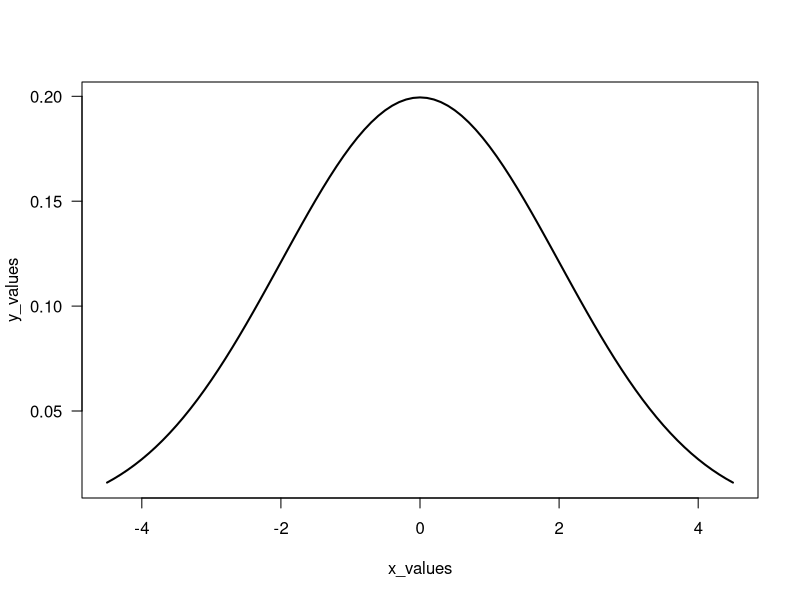
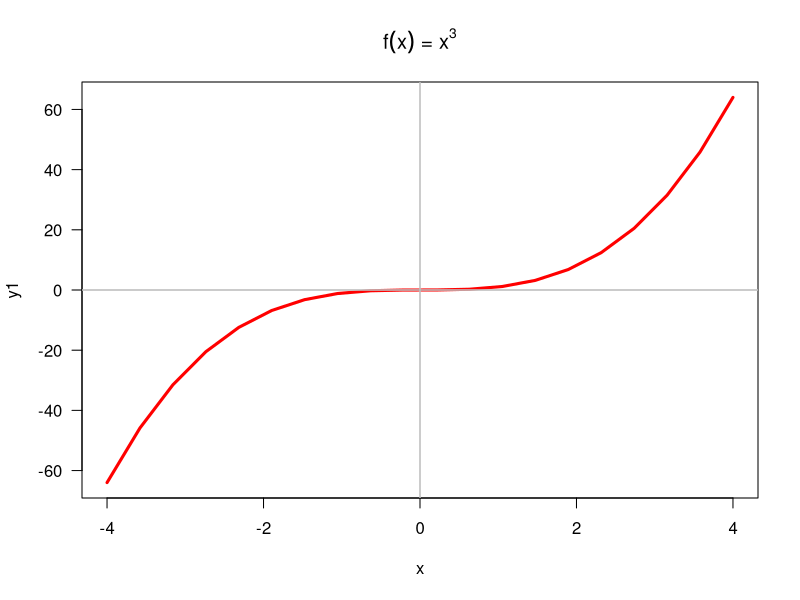
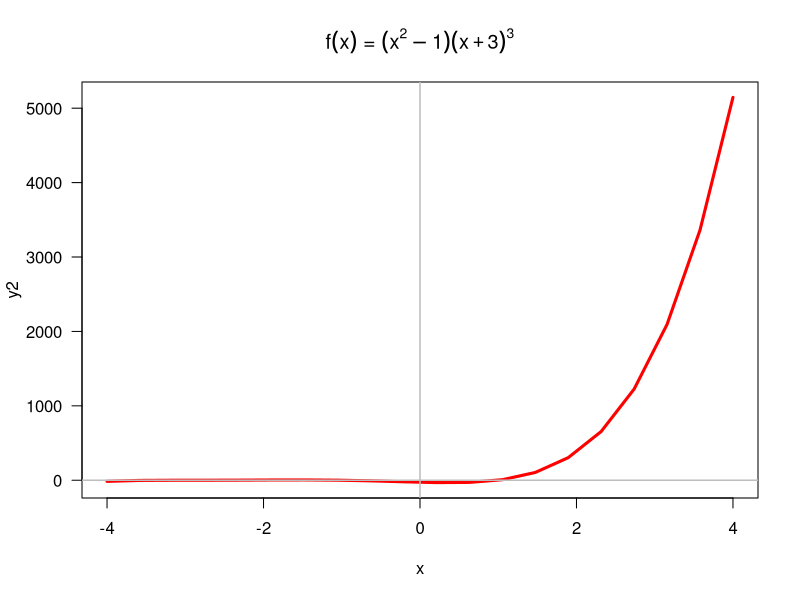
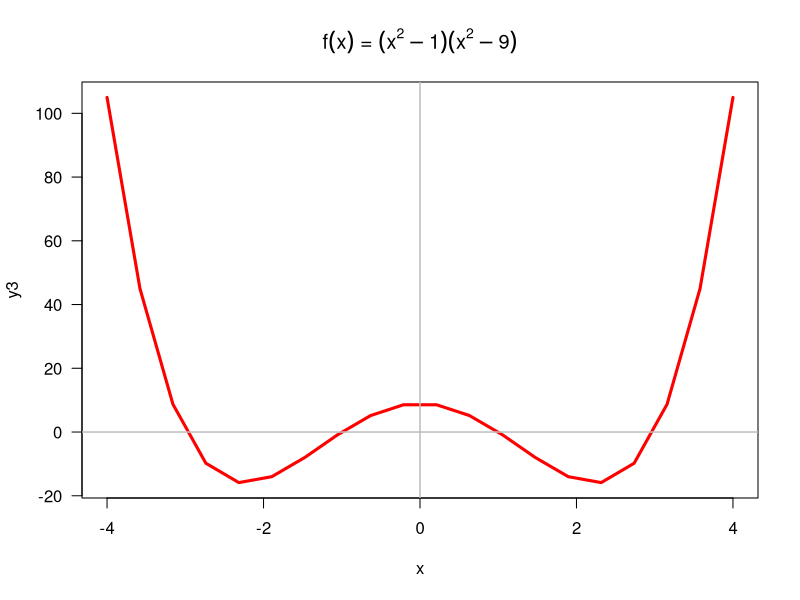

The R source for these figures, in order:
## ---- chunk 1
knitr::opts_chunk$set(echo = TRUE)
## ---- chunk 2
f <- function(x){
  x*x
}
g <- function(x){
  2*x + 5
}
## ---- chunk 3
f(2)
f(-5)

g(0)
g(-5/2)
## ---- chunk 4
fog <- function(x){
  f(g(x))
}
gof <- function(x){
  g(f(x))
}
## ---- chunk 5
fog(2)
fog(-5)

gof(0)
gof(-5/2)
## ---- chunk 6
pythagoras <- function(a, b){
  sqrt(a^2 + b^2)
}
## ---- chunk 7
pythagoras(3, 4)
## ---- chunk 8
pythagoras <- function(a, b = a){
  sqrt(a^2 + b^2)
}
## ---- chunk 9
pythagoras(5)
## ---- chunk 10
miles2kms <- function(x){
  1.6*x
}
## ---- chunk 11
miles <- c(seq(1, 10, 1), seq(10, 100, 10))
mydat <- data.frame(list(
  miles = miles
))
mydat$kms <- miles2kms(miles)
mydat
## ---- chunk 12
gallon2liters <- function(x){
  3.78541*x
}
liters2gallon <- function(x){
  x*x/gallon2liters(x)
}
## ---- chunk 13
liters <- c(seq(1, 10, 1), seq(10, 100, 10))
gallons <- liters2gallon(liters)
mydat2 <- data.frame(list(
  liters = liters, 
  gallons = gallons  
))
mydat2
## ---- chunk 14
seconds2years <- function(x){
  x/60/60/24/365
}
seconds2years(10^9)
## ---- chunk 15
gaussian <- function(x, m, s){
  exp(-((x - m)/s)^2/2)/(s*sqrt(2*pi))
}
gaussian(1, 0, 2)
dnorm(1, 0, 2)
## ---- chunk 16
x_values <- seq(-4.5, 4.5, 0.1)
y_values <- gaussian(x_values, 0, 2)
plot(x_values, y_values, las = 1, type = "l", lwd = 2)
## ---- chunk 17
poly1 <- function(x){
  x^3
}
poly2 <- function(x){
  (x^2-1)*(x+3)^3
}
poly3 <- function(x){
  (x^2-1)*(x^2-9)
}
## ---- chunk 18
x <- seq(-4, 4, length.out = 20)
y1 <- poly1(x)
y2 <- poly2(x)
y3 <- poly3(x)

plot(x, y1, type = 'l', lwd = 3, col = "red", las = 1)
abline(h = 0, v = 0, col = "gray", lwd = 1.5)
title(main = expression(paste(f(x), ' = ', x^3)))

plot(x, y2, type = "l", lwd = 3, col = "red", las = 1, 
     main = expression(paste(f(x), " = ", (x^2 - 1), (x + 3)^3)))
abline(h = 0, v = 0, col = "gray", lwd = 1.5)

plot(x, y3, type = "l", lwd = 3, col = "red", las = 1)
abline(h = 0, v = 0, col = "gray", lwd = 1.5)
title(main = expression(paste(f(x), " = ", (x^2 - 1), (x^2 - 9))))
## ---- chunk 19
descriptive <- function(x){
  sm <- summary(x)
  min <- sm[1]
  q1 <- sm[2]
  median <- sm[3]
  mean <- sm[4]
  q3 <- sm[5]
  max <- sm[6]
  range <- max - min
  iqr = IQR(x)
  sd = sd(x)
}
## ---- chunk 20
combinations <- function(n, k){
  factorial(n)/factorial(k)/factorial(n-k)
}
combinations(n = 5, k = 2)

binom_prob <- function(n, k, prob){
  combinations(n, k)*prob^k*(1 - prob)^(n - k)
}
binom_prob(n = 5, k = 2, prob = 0.5)
## ---- chunk 21
myprob <- binom_prob(n = 5, k = 3:5, prob = 0.35)
sum(myprob)
## ---- chunk 22
myprob2 <- binom_prob(n = 10, k = 3, prob = 1/6)
myprob2
## ---- chunk 23
z <- 100*pi
if (z > 100){
  z <- 100
} else if (z < 0){
  z <- 0
} else {
  z
}
## ---- chunk 24
is_even <- function(x) {
  if ((x %% 2) == 0) {
    TRUE
  } else if ((x %% 2) == 1) {
    FALSE
  } else {
    NA
  }
}
is_even(10)
is_even(33)

## ---- chunk 25
is_odd <- function(x){
  if (is_even(x) == FALSE ) {
    TRUE
  } else if (is_even(x) == TRUE) {
    FALSE
  } else {
    NA
  }
}
is_odd(1)
is_odd(4)

## ---- chunk 26
grade <- function(score){
  if (score <= 100 & score >= 90) {
    "A"
  } else if (score < 90 & score >= 80) {
    "B"
  } else if (score < 80 & score >= 70) {
    "C"
  } else if (score < 70 & score >= 60) {
    "D"
  } else if (score < 60) {
    "F"
  } else {
    stop("score must be a number between 0 and 100")
  }
}
grade(score = 90)
grade(score = 89.9999)
grade(score = 70.0000001)
grade(score = 50)

## ---- chunk 27
miles2inches <- function(x = 1) {
  63360*x
}
miles2feet <- function(x = 1) {
  5280*x
}
miles2yards <- function(x = 1) {
  1760*x
}
miles2meters <- function(x = 1) {
  0.00062137*x
}
miles2kms <- function(x = 1) {
  0.62137*x
}
miles2inches(2)
miles2feet(2)
miles2yards(2)
miles2meters(2)
miles2kms(2)
## ---- chunk 28
convert <- function(x, to = "km") {
  switch(to,
         "in" = miles2inches(x),
         "ft" = miles2feet(x),
         "yd" = miles2yards(x),
         "m" = miles2meters(x),
         "km" = miles2kms(x))
}
convert(3, "in")
convert(3, "ft")
convert(3, "yd")
convert(3, "m")
convert(3, "km")
convert(3)
